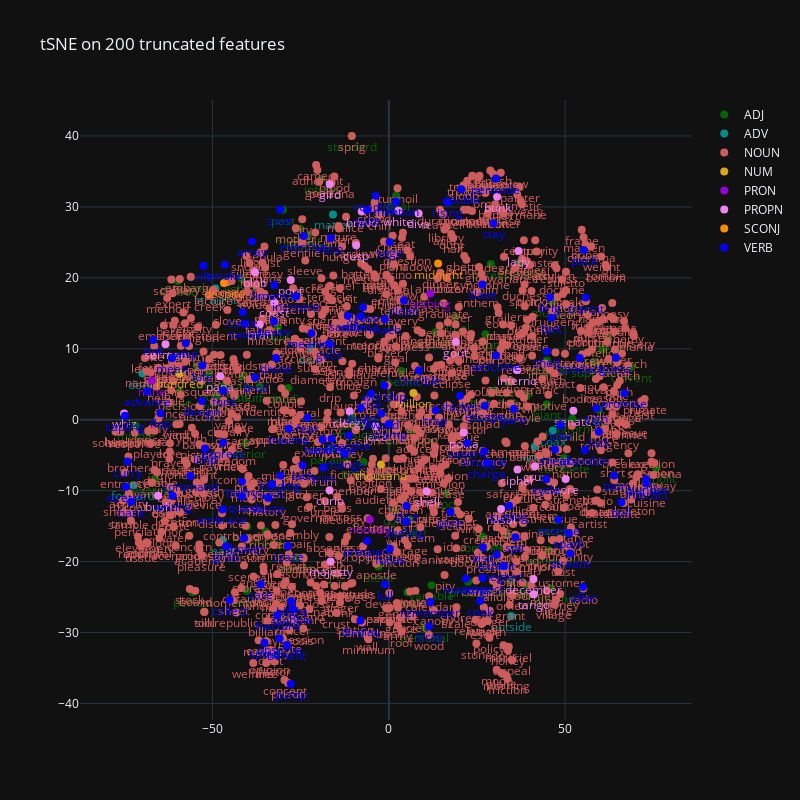

Notebook code cell kept with this figure:
### Code cell
plot_features(tsne_features, list_words, list_pos, layout_title=f"tSNE on {TRUNC} truncated features", layout_height=800, layout_width=800)

### Figure 1 — Plotly figure (JSON) as saved in the notebook; plotly's stock layout.template omitted (floating-point values rounded to 4 significant figures; data arrays with more than 128 entries replaced by an {"elided": "..."} marker saying what was removed)
{"data": [{"marker": {"color": "darkgreen", "size": 8}, "mode": "markers+text", "name": "ADJ", "text": ["shot", "cold", "main", "safe", "pale", "least", "green", "empty", "sheer", "common", "private", "uniform", "extreme", "perfect", "infidel", "heretic", "complete", "standing", "personal", "southern", "japanese", "valuable", "singular", "abstract", "variable", "blue", "wrong", "extra", "ideal", "rough", "giant", "tonic", "current", "chinese", "lighter", "possible", "standard", "superior", "catholic", "domestic", "exemplar", "real", "past", "wise", "moral", "sweet", "stern", "middle", "modern", "public", "excess", "covert", "special", "musical", "lunatic", "original", "negative", "parallel", "interior", "wild", "cool", "square", "ritual", "average", "national", "specific", "physical", "dominant"], "textfont": {"color": "darkgreen"}, "textposition": "bottom center", "x": [-15.19, 1.559, 5.281, -41.48, -59.2, -40.29, 62.09, 27.41, -54.23, 26.46, 22.47, 52.0, 34.1, -55.62, -19.16, 28.92, 49.67, 45.83, 9.999, -36.61, 34.61, 13.24, -25.19, 37.04, 12.11, -10.5, -34.93, -40.16, 2.102, 5.785, 44.8, -48.88, 68.79, 48.63, -41.74, -7.149, -10.5, 58.2, 75.84, -46.59, -56.12, 59.56, -30.01, 38.86, 33.5, -26.19, -2.984, -71.78, -22.94, -28.48, 47.43, -51.06, 38.98, 46.44, -59.71, 44.8, 29.73, -16.27, -40.6, -31.47, 16.26, 60.56, 18.92, -66.28, 45.41, 3.575, -9.759, 6.37], "y": [-21.67, -12.76, -24.33, 6.122, 3.945, -24.12, 11.55, 12.06, 7.535, -16.47, -22.83, 0.1888, 5.313, -24.34, 33.93, 21.95, -5.4, -23.78, -29.24, 4.647, -22.79, 12.33, 26.91, 22.25, -23.33, 0.5982, -15.76, -15.04, 31.62, -14.1, 2.197, 3.407, 7.418, -0.7325, 19.92, -5.951, 40.0, 8.123, -6.843, 4.817, 20.09, 1.409, 29.61, -23.23, -16.25, -19.41, -20.7, -0.7995, 25.98, 4.46, -14.18, 6.44, 3.341, 16.63, 19.56, 8.351, 4.109, -4.059, -3.283, 13.08, -10.35, 9.893, 14.44, -8.322, -18.39, 6.858, -0.5762, -1.442], "type": "scatter"}, {"marker": {"color": "darkcyan", "size": 8}, "mode": "markers+text", "name": "ADV", "text": ["coax", "daily", "forward", "east", "deep", "matter", "outside", "straight", "wide"], "textfont": {"color": "darkcyan"}, "textposition": "bottom center", "x": [46.45, -22.04, -72.4, -47.06, -69.83, -15.82, 34.68, -49.11, 41.38], "y": [-1.529, 9.966, -9.238, -16.96, 6.507, 28.94, -27.67, 18.48, -3.765], "type": "scatter"}, {"marker": {"color": "indianred", "size": 8}, "mode": "markers+text", "name": "NOUN", "text": {"elided": "721 str values"}, "textfont": {"color": "indianred"}, "textposition": "bottom center", "x": {"elided": "721 float values"}, "y": {"elided": "721 float values"}, "type": "scatter"}, {"marker": {"color": "goldenrod", "size": 8}, "mode": "markers+text", "name": "NUM", "text": ["million", "hundred", "thousand"], "textfont": {"color": "goldenrod"}, "textposition": "bottom center", "x": [6.98, -59.3, -2.228], "y": [3.783, 6.522, -6.314], "type": "scatter"}, {"marker": {"color": "darkviolet", "size": 8}, "mode": "markers+text", "name": "PRON", "text": ["nobody", "mine", "nothing"], "textfont": {"color": "darkviolet"}, "textposition": "bottom center", "x": [-5.387, -67.17, 11.73], "y": [-14.06, 5.514, 17.8], "type": "scatter"}, {"marker": {"color": "violet", "size": 8}, "mode": "markers+text", "name": "PROPN", "text": ["tango", "polka", "papa", "bran", "crux", "gout", "gird", "whiz", "pout", "coast", "jazz", "lady", "bore", "bunk", "diva", "blob", "cusp", "white", "shell", "curio", "bravo", "nasal", "senate", "clergy", "sermon", "cipher", "majesty", "inferno", "bush", "december"], "textfont": {"color": "violet"}, "textposition": "bottom center", "x": [41.07, 21.22, -47.79, -36.62, 41.42, 19.0, -16.75, -75.03, -27.8, -32.46, -3.765, 36.76, 50.1, 30.68, 8.451, -37.93, -9.255, 2.719, 10.77, -16.8, -7.683, 31.82, 52.31, -11.09, -63.3, 36.48, -16.5, 36.32, -65.41, 40.98], "y": [-24.59, -1.817, 6.126, 13.43, -6.575, 10.98, 33.18, 0.8881, 19.7, 16.53, -0.9206, 23.79, -8.373, 31.42, 29.08, 20.81, 24.59, 29.46, -10.11, -9.933, 29.35, -12.58, 1.276, 1.148, 10.63, -7.018, -19.98, 7.009, -10.72, -22.47], "type": "scatter"}, {"marker": {"color": "darkorange", "size": 8}, "mode": "markers+text", "name": "SCONJ", "text": ["midnight", "despite"], "textfont": {"color": "darkorange"}, "textposition": "bottom center", "x": [13.98, -46.71], "y": [22.02, 19.27], "type": "scatter"}, {"marker": {"color": "blue", "size": 8}, "mode": "markers+text", "name": "VERB", "text": ["boil", "gaze", "yarn", "pump", "trap", "bait", "rift", "flop", "smoke", "cycle", "spout", "saddle", "blight", "squash", "embrace", "quibble", "practice", "exercise", "limerick", "interact", "crucible", "sign", "fear", "limp", "ford", "hank", "pack", "shed", "lull", "sage", "reach", "guess", "clean", "haven", "stray", "slave", "cramp", "curry", "change", "handle", "rising", "excuse", "shower", "meeting", "writing", "meaning", "display", "advance", "mention", "welcome", "neglect", "stretch", "reverse", "abandon", "transit", "sapling", "increase", "continue", "prospect", "wish", "care", "save", "tour", "trim", "pore", "wisp", "rink", "brig", "visit", "spite", "offer", "cross", "spark", "array", "sneak", "double", "divine", "belfry", "cavern", "trauma", "feeling", "holding", "cutting", "benefit", "conduct", "express", "collect", "peroxide", "fracture", "lack", "stay", "rise", "mean", "cook", "lock", "grab", "joke", "spit", "rasp", "lute", "cause", "doubt", "award", "focus", "waste", "curse", "slice", "craze", "broil", "design", "charge", "escape", "stream", "reading", "command", "promise", "exhibit", "observe", "worship", "suspect", "thicket", "blunder", "remember", "struggle"], "textfont": {"color": "blue"}, "textposition": "bottom center", "x": [65.94, -16.89, 35.44, -27.8, 13.3, 46.09, -52.55, -64.69, -46.47, 44.63, -35.25, -11.64, -27.67, -41.58, -47.17, -27.29, -11.31, -24.07, -32.45, 73.09, 8.523, 58.87, -23.05, -52.11, -46.96, -73.02, 55.25, 44.82, -1.113, 0.2124, -1.167, 64.37, 4.295, -32.56, 11.42, 26.5, 0.01987, -74.05, -12.51, -18.78, 16.7, -7.981, -41.03, 21.86, -61.3, -21.93, -8.06, -68.45, 2.07, 30.39, 32.54, -74.56, 48.01, 55.56, 55.78, -74.78, -26.26, -16.23, -6.15, -33.14, -36.32, -30.73, 63.87, -18.57, 17.47, -57.57, -66.81, 45.64, 26.68, -6.142, 55.05, -7.325, 51.05, -38.78, 47.1, 20.52, -31.98, -41.63, 22.26, -28.4, 4.875, -30.72, 34.07, -28.88, 54.11, -47.0, -45.16, 30.36, -31.62, -24.41, 29.66, -5.024, -61.47, 25.89, 59.53, -46.09, 48.65, 35.88, -16.46, -52.84, -40.76, -7.946, -2.123, 0.2811, -34.2, -41.42, 5.077, -28.57, -37.92, -52.97, 27.8, 27.19, 51.35, -3.694, -56.25, 66.79, 30.63, -30.98, -1.23, 26.54, 20.16, 72.97, 11.76, 27.02], "y": [-11.62, 10.74, 1.514, -37.26, 1.324, 14.37, 21.69, 0.9282, 21.85, -8.379, -31.45, 14.65, -25.58, -10.83, -12.65, -26.64, -2.218, 25.89, 18.98, -8.995, 6.941, 1.615, 0.2769, -4.061, 4.094, -11.58, 23.94, 9.609, -23.24, 25.05, 14.17, 8.742, 16.82, 13.86, -29.13, 19.08, -0.599, -5.895, -4.791, -2.777, 30.66, 14.58, -16.69, -22.39, -10.72, 12.18, -28.32, 4.008, 30.77, 9.049, -20.61, -9.441, -14.1, -4.256, 17.21, 0.5709, 17.39, -2.683, -17.11, -9.048, -23.19, 29.63, -7.86, -6.745, -13.0, 10.79, 11.25, 17.28, -17.97, 29.52, -23.59, 15.87, -16.04, 25.14, -4.205, 32.5, 8.713, -8.719, -3.271, -1.289, -14.38, -7.853, -12.13, -31.76, 8.697, -3.251, -25.41, 34.0, -27.58, -6.43, 27.7, 3.685, 8.668, -25.57, -1.678, -17.84, -0.7672, -16.58, 25.63, 7.641, 13.58, 1.648, 0.8623, -18.2, -11.04, 15.16, -12.17, -17.79, 5.99, 2.648, -6.062, 1.964, -18.86, 31.58, -7.929, 3.727, -19.04, -30.86, 4.811, -22.32, 3.38, -8.406, -25.68, -4.456], "type": "scatter"}], "layout": {"title": {"text": "tSNE on 200 truncated features"}, "height": 800, "width": 800}}
